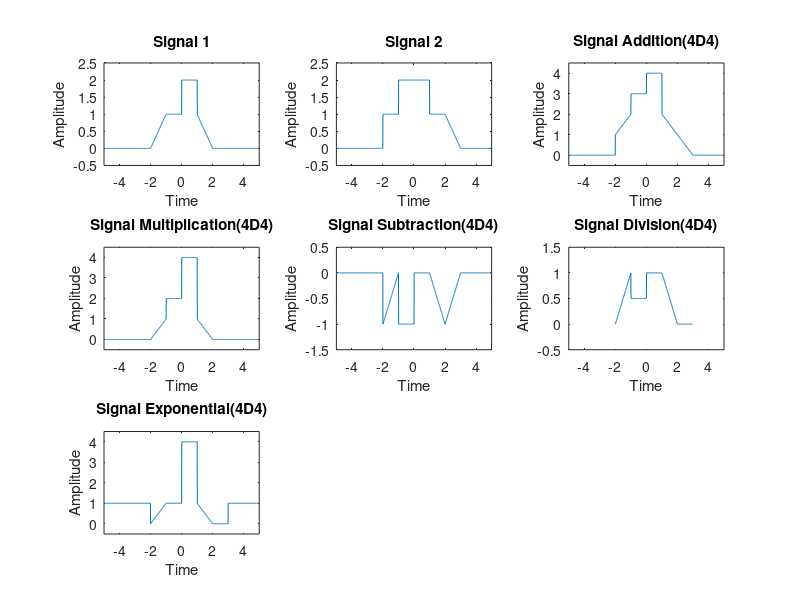

Reproduce this figure in MATLAB.
clear all
close all

%time range
t=-5:0.01:+5;

%Signal 1
Signal_1 = (t+2).*(t>=-2 & t<=-1) + (1).*(t>-1 & t<=0)+ (2).*(t>0 & t<=1)+ (2-t).*(t>1 & t<=2);

subplot(3,3,1);
plot(t,Signal_1);
xlabel("Time");
ylabel("Amplitude");
title("Signal 1");
axis([min(t),max(t),min(Signal_1)-0.5,max(Signal_1)+0.5]);

%Signal 2
Signal_2 = (1).*(t>=-2 & t<=-1)+ (2).*(t>-1 & t<=1) + (1).*(t>1 & t<=2) + (3-t).*(t>2 & t<=3);

subplot(3,3,2);
plot(t,Signal_2);
xlabel("Time");
ylabel("Amplitude");
title("Signal 2");
axis([min(t),max(t),min(Signal_2)-0.5,max(Signal_2)+0.5]);

%Signal Addition
Signal_Addition = Signal_1 + Signal_2;

subplot(3,3,3);
plot(t,Signal_Addition);
xlabel("Time");
ylabel("Amplitude");
title("Signal Addition(4D4)");
axis([min(t),max(t),min(Signal_Addition)-0.5,max(Signal_Addition)+0.5]);

%Signal Multiplication
Signal_Multiplication = Signal_1 .* Signal_2;

subplot(3,3,4);
plot(t,Signal_Multiplication);
xlabel("Time");
ylabel("Amplitude");
title("Signal Multiplication(4D4)");
axis([min(t),max(t),min(Signal_Multiplication)-0.5,max(Signal_Multiplication)+0.5]);

%Signal Subtraction
Signal_Subtraction = Signal_1 - Signal_2;

subplot(3,3,5);
plot(t,Signal_Subtraction);
xlabel("Time");
ylabel("Amplitude");
title("Signal Subtraction(4D4)");
axis([min(t),max(t),min(Signal_Subtraction)-0.5,max(Signal_Subtraction)+0.5]);

%Signal Division
Signal_Division = Signal_1 ./ Signal_2;

subplot(3,3,6);
plot(t,Signal_Division);
xlabel("Time");
ylabel("Amplitude");
title("Signal Division(4D4)");
axis([min(t),max(t),min(Signal_Division)-0.5,max(Signal_Division)+0.5]);

%Signal Exponential
Signal_Exponential = Signal_1 .^ Signal_2;

subplot(3,3,7);
plot(t,Signal_Exponential);
xlabel("Time");
ylabel("Amplitude");
title("Signal Exponential(4D4)");
axis([min(t),max(t),min(Signal_Exponential)-0.5,max(Signal_Exponential)+0.5]);
